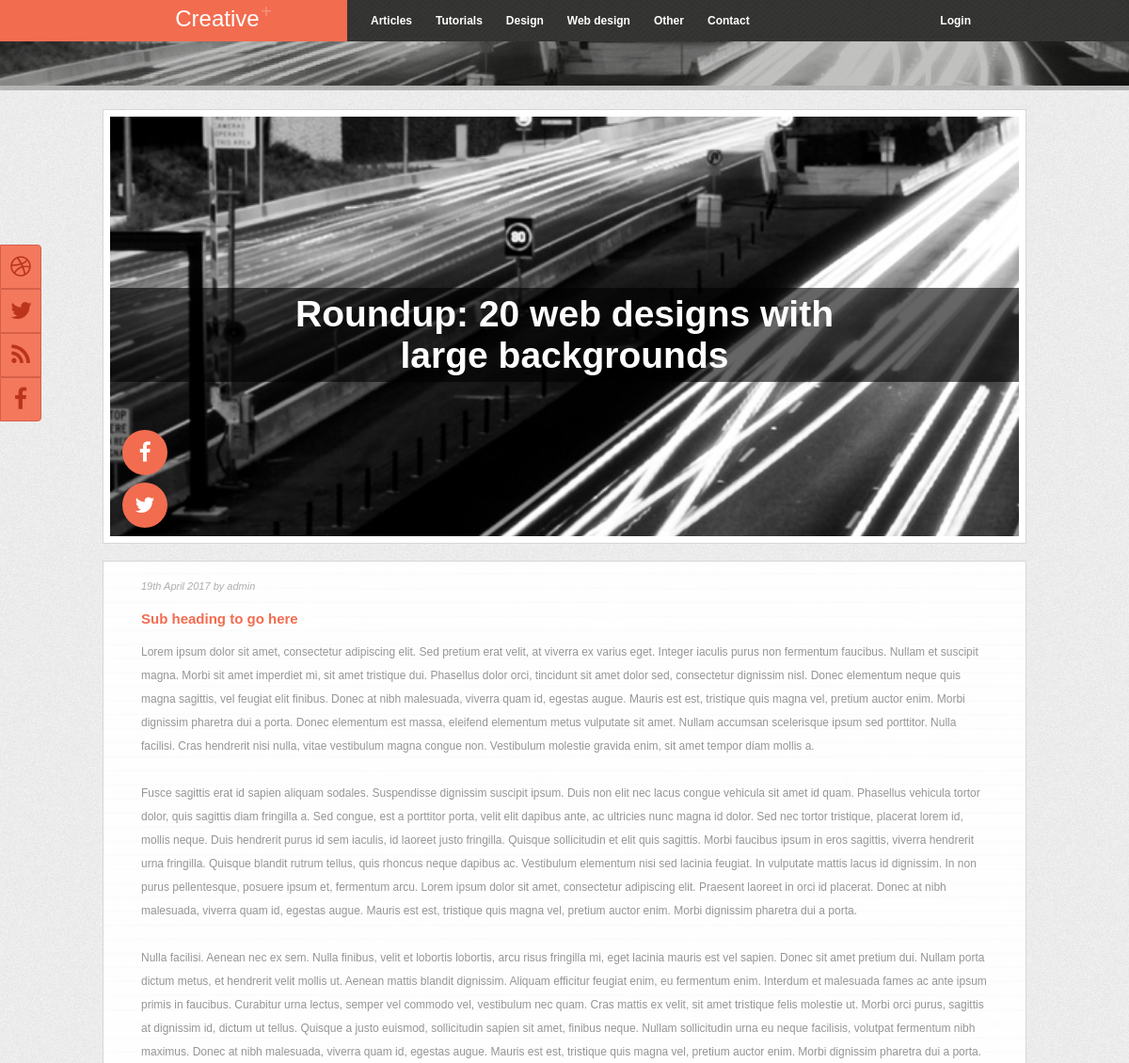
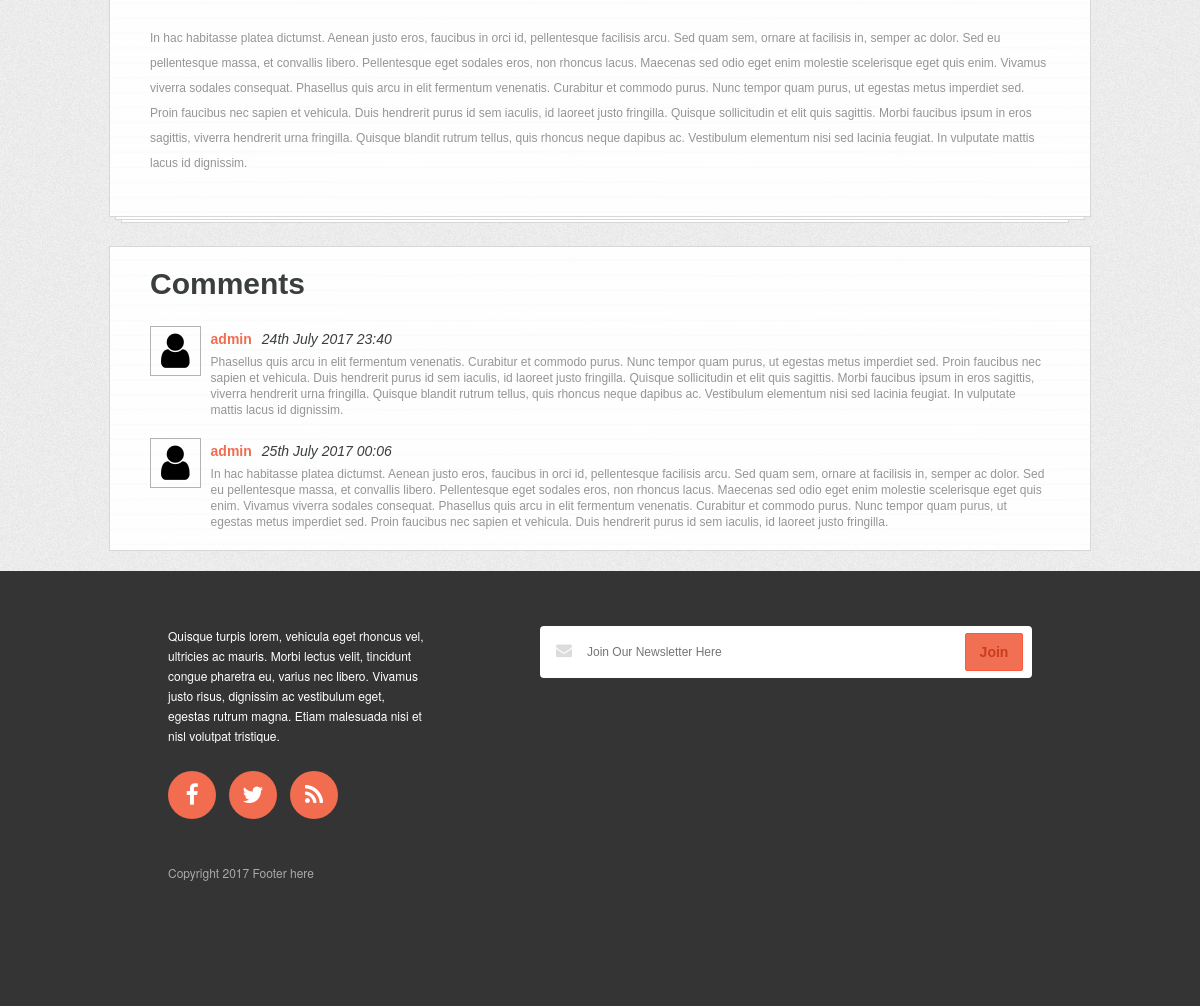
The page /post.php?id=1 on the database its author committed (2 pictures, top to bottom).
### tables this page shows
CREATE TABLE IF NOT EXISTS `posts` (
  `id_post` int(5) unsigned NOT NULL AUTO_INCREMENT,
  `title` varchar(250) NOT NULL,
  `subtitle` varchar(250) DEFAULT NULL,
  `date` varchar(20) NOT NULL,
  `id_user` int(3) unsigned NOT NULL,
  `description` text NOT NULL,
  `image` varchar(50) NOT NULL,
  PRIMARY KEY (`id_post`),
  KEY `id_user` (`id_user`)
);

CREATE TABLE IF NOT EXISTS `users` (
  `id_user` int(3) unsigned NOT NULL AUTO_INCREMENT,
  `login` varchar(30) NOT NULL,
  `password` varchar(30) NOT NULL,
  PRIMARY KEY (`id_user`)
);

CREATE TABLE IF NOT EXISTS `comments` (
  `id_comment` int(5) unsigned NOT NULL AUTO_INCREMENT,
  `id_user` int(3) unsigned NOT NULL,
  `id_post` int(5) unsigned NOT NULL,
  `comment` text NOT NULL,
  `date` varchar(20) NOT NULL,
  PRIMARY KEY (`id_comment`),
  KEY `id_user` (`id_user`,`id_post`)
);

### comments/comments.php (the view, shortened to what this page needs)
<div class="post-comments">
    <div class="text post-text">
        <div class="create-header comment">Comments</div>
        <?php
        $post = $_GET['id'];
        $link = mysqli_connect("localhost", "root", "", "blog") or die("Ошибка ".mysqli_error($link));
        $query ="select u.login, c.date, c.comment, c.id_comment
                                 from comments as c
                                 inner join users as u on c.id_user = u.id_user
                                 inner join posts as p on c.id_post = p.id_post
                                 where c.id_post = '$post'
                                 order by id_comment";
        $result = mysqli_query($link, $query) or die("Ошибка " . mysqli_error($link));
        if($result)
        {
            $rows = mysqli_num_rows($result);
            for ($i = 0; $i < $rows; ++$i) {
                $row = mysqli_fetch_row($result);
                $comment = $row[3];
                echo "<div class=\"comment-block\">"
                        ."<div class=\"user-image\"><i class=\"fa fa-user\" aria-hidden=\"true\"></i></div>"
                        ."<div class=\"comment-body\">"
                            ."<div class=\"comment-header\">"
                                ."<div class=\"user-comment\">".$row[0]."</div>"
                                ."<div class=\"date-comment\">".$row[1]."</div>"
                                ."<a href='post.php?id=$post&comment=$comment' class=\"remove-comment\"><i class=\"fa fa-times\" aria-hidden=\"true\"></i></a>"
                            ."</div>"
                            ."<div class=\"text-comment\">".$row[2]."</div>"
                        ."</div>"
                    ."</div>";
            }
        }
        ?>
    </div>
</div>

### post.php (shortened to what this page needs)
<!DOCTYPE html>
<html lang="en">
<head>
    <link rel="stylesheet" href="style.css">
    <link rel="stylesheet" href="font-awesome/css/font-awesome.min.css">
</head>
<body>
<div class="page">
    <?php
    include "post-view/post-view.php";
    ?>
</div>
</body>
</html>

### post-view/post-view.php (shortened to what this page needs)
<div class="content">
    <div>
        <?php
        $post = $_GET['id'];
        $link = mysqli_connect("localhost", "root", "", "blog") or die("Ошибка ".mysqli_error($link));
        $query ="select p.image, p.title, p.date, u.login, p.subtitle, p.description
                                 from posts as p
                                 inner join users as u on p.id_user = u.id_user
                                 where p.id_post = '$post'";
        $result = mysqli_query($link, $query) or die("Ошибка " . mysqli_error($link));
        if($result)
        {
            $rows = mysqli_num_rows($result);
            for ($i = 0; $i < $rows; ++$i) {
                $row = mysqli_fetch_row($result);
                echo "<div class=\"image-news post-image\" style=\"background-image: url('img/".$row[0]."')\">"
                        ."<div class=\"image-border post-image-border\">"
                            ."<div class=\"icon-network post-icon-network\"><i class=\"fa fa-facebook\" aria-hidden=\"true\"></i></div>"
                            ."<div class=\"icon-network post-icon-network\"><i class=\"fa fa-twitter\" aria-hidden=\"true\"></i></div>"
                            ."<a href='edit.php?id=$post' class=\"actions post-actions\"><i class=\"fa fa-pencil\" aria-hidden=\"true\"></i></a>"
                            ."<a href='post.php?id=$post&action=remove' class=\"actions post-actions\"><i class=\"fa fa-times\" aria-hidden=\"true\"></i></a>"
                            ."<div class=\"post-image-bg\">"
                                ."<div class=\"post-image-header\">".$row[1]."</div>"
                            ."</div>"
                        ."</div>"
                    ."</div>"
                    ."<div class=\"text-news post-text-news\">"
                        ."<div class=\"text post-text\">"
                            ."<div class=\"date-news\">".$row[2]." by ".$row[3]."</div>"
                            ."<div class=\"link-news\">".$row[4]."</div>"
                            ."<div class=\"description\">".$row[5]."</div>"
                        ."</div>"
                        ."<div class=\"text text-1 post-text-1\"></div>"
                        ."<div class=\"text text-2 post-text-2\"></div>"
                    ."</div>";
            }
        }
        include "comments/comments.php";
        ?>
    </div>
</div>

### style.css (style rules this page uses)
body { margin: 0; cursor: default; font-family: "Helvetica", sans-serif; }
ul { list-style-type: none; margin: 0; padding: 0; }
.page { margin: 0 auto; width: 100%; background: url("img/bg-body.png"); }
.content { width: 100%; padding-top: 25px; display: flex; justify-content: center; }
a { text-decoration: none; color: white; }

### header/header.css (style rules this page uses)
.header { display: flex; width: 100%; height: 44px; background: url("../img/bg-menu.png"); color: white; font-family: "Helvetica", sans-serif; font-weight: bold; font-size: 12px; line-height: 44px; }
.title { height: 100%; width: 369px; background-color: rgb(242, 108, 79); color: white; font-size: 24px; font-weight: lighter; line-height: 25px; cursor: pointer; }
.creative { float: right; margin-right: 80px; }
sup { color: rgb(245, 147, 126); margin-left: -5px; }
.menu { display: flex; }
.item { margin-left: 25px; cursor: pointer; white-space: nowrap; }
.login-block { margin-right: 14%; margin-left: auto; padding-left: 25px; cursor: pointer; display: flex; }
#login { display: block; }
.bg-header { background: url("../img/bg-header.png"); height: 47px; }
.bg-alpha { height: 52px; width: 100%; background: url("../img/bg-menu.png"); opacity: 0.3; }

### footer/footer.css (style rules this page uses)
.footer { font-family: "Helvetica Neue", sans-serif; font-size: 12px; background-color: rgb(52, 52, 52); margin-top: 20px; color: white; padding: 55px 14% 125px; }
.text-footer { width: 100%; line-height: 20px; margin-bottom: 25px; display: flex; }
.footer-description { width: 35%; margin-right: 13%; }
.footer-message { position: relative; }
.message { width: 370px; height: 50px; border-radius: 4px; border: none; outline: none; font-family: "Helvetica", sans-serif; font-size: 12px; padding-left: 47px; padding-right: 75px; }
.envelope { color: rgb(220, 220, 220); font-size: 16px !important; position: absolute; top: 16px; left: 16px; }
.join { width: 58px; height: 38px; border-radius: 2px; background-color: rgb(241, 112, 83); border: 1px solid rgb(255, 89, 59); color: rgb(202, 60, 32); font-family: "Helvetica", sans-serif; font-weight: bold; font-size: 14px; outline: none; position: absolute; top: 7px; left: 425px; }
.icon-footer { width: 48px; height: 48px; border-radius: 24px; background-color: rgb(242, 108, 79); text-align: center; line-height: 54px; float: left; margin-right: 13px; cursor: pointer; }
.copyright { margin-top: 118px; color: rgb(170, 170, 170); }

### news/news.css (style rules this page uses)
.image-news { height: 310px; width: 630px; border: solid 1px rgb(215, 215, 215); background-size: cover; }
.image-border { height: 296px; width: 616px; border: solid 7px white; }
.icon-network { width: 48px; height: 48px; border-radius: 24px; background-color: rgb(242, 108, 79); color: white; margin-left: 13px; text-align: center; line-height: 54px; position: relative; top: 183px; margin-bottom: 8px; cursor: pointer; }
.fa-facebook, .fa-twitter, .fa-rss { font-size: 23px !important; }
.text-news { margin-bottom: 25px; font-family: "Helvetica", sans-serif; }
.text { width: 550px; background-image: url("../img/bg-post.png"); border: solid 1px rgb(215, 215, 215); margin-top: -2px; min-height: 3px; position: relative; z-index: 5; padding-left: 40px; padding-right: 40px; }
.text-1 { width: 538px; margin-left: 6px; position: relative; z-index: 2; }
.text-2 { width: 526px; margin-left: 12px; position: relative; z-index: 1; }
.date-news { color: rgb(174, 174, 174); font-size: 11px; font-style: italic; margin-bottom: 20px; }
.link-news { font-weight: bold; font-size: 15px; color: rgb(242, 108, 79); margin-bottom: 15px; cursor: pointer; }
.description { font-size: 12px; color: rgb(149, 149, 149); line-height: 25px; margin-bottom: 40px; }

### social/social.css (style rules this page uses)
.social { position: fixed; top: 260px; z-index: 10; }
.social-block { background-color: rgb(243, 120, 92); color: rgb(187, 52, 27); border: 1px solid rgb(215, 95, 72); text-align: center; width: 42px; }
.social-icon { font-size: 25px !important; padding: 10px; }
.top { border-top-right-radius: 4px; }
.bottom { border-bottom-right-radius: 4px; }

### create-form/create-form.css (style rules this page uses)
.create-header { color: rgb(58, 62, 63); font-weight: bolder; font-size: 30px; margin-bottom: 10px; }

### rows shown on the page
posts: image (picture), title "Roundup: 20 web designs with large backgrounds", date "19th April 2017", id_user.login "admin", subtitle "Sub heading to go here", description "Lorem ipsum dolor sit amet, consectetur adipiscing elit. Sed pretium erat velit, at viverra ex varius eget. Integer iaculis purus non fermentum faucibus. Nullam et suscipit magna. Morbi sit amet imperdiet mi, sit amet tristique dui. Phasellus dolor orci, tincidunt sit amet dolor sed, consectetur dignissim nisl. Donec elementum neque quis magna sagittis, vel feugiat elit finibus. Donec at nibh malesuada, viverra quam id, egestas augue. Mauris est est, tristique quis magna vel, pretium auctor enim. Morbi dignissim pharetra dui a porta. Donec elementum est massa, eleifend elementum metus vulputate sit amet. Nullam accumsan scelerisque ipsum sed porttitor. Nulla facilisi. Cras hendrerit nisi…"
comments: id_user.login "admin", date "24th July 2017 23:40", comment "Phasellus quis arcu in elit fermentum venenatis. Curabitur et commodo purus. Nunc tempor quam purus, ut egestas metus imperdiet sed. Proin faucibus nec sapien et vehicula. Duis hendrerit purus id sem iaculis, id laoreet justo fringilla. Quisque sollicitudin et elit quis sagittis. Morbi faucibus ipsum in eros sagittis, viverra hendrerit urna fringilla. Quisque blandit rutrum tellus, quis rhoncus neque dapibus ac. Vestibulum elementum nisi sed lacinia feugiat. In vulputate mattis lacus id dignissim."
comments: id_user.login "admin", date "25th July 2017 00:06", comment "In hac habitasse platea dictumst. Aenean justo eros, faucibus in orci id, pellentesque facilisis arcu. Sed quam sem, ornare at facilisis in, semper ac dolor. Sed eu pellentesque massa, et convallis libero. Pellentesque eget sodales eros, non rhoncus lacus. Maecenas sed odio eget enim molestie scelerisque eget quis enim. Vivamus viverra sodales consequat. Phasellus quis arcu in elit fermentum venenatis. Curabitur et commodo purus. Nunc tempor quam purus, ut egestas metus imperdiet sed. Proin faucibus nec sapien et vehicula. Duis hendrerit purus id sem iaculis, id laoreet justo fringilla."
